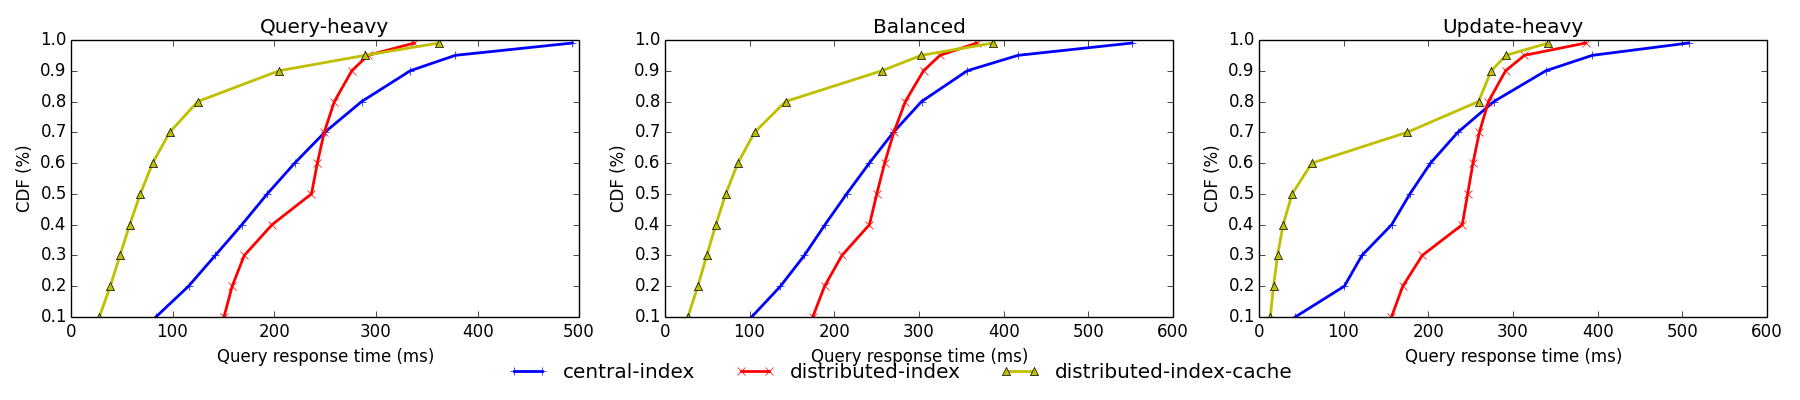

Source code (Python):
import matplotlib.pyplot as plt

percentage = [0.1, 0.2, 0.3, 0.4, 0.5, 0.6, 0.7, 0.8, 0.9, 0.95, 0.99]

central_index_query_heavy_latency = [83.327, 115.519, 141.823, 168.063, 193.023, 220.031, 249.599, 285.951, 333.823, 378.111, 493.311]
distributed_index_query_heavy_latency = [150.399, 158.463, 170.367, 197.759, 236.543, 242.303, 249.087, 259.071, 276.223, 292.095, 337.663]
distributed_index_cache_query_heavy_latency = [27.727, 38.495, 48.063, 57.663, 68.031, 80.191, 96.959, 124.671, 204.671, 289.279, 361.727]

central_index_balanced_latency = [102.143, 136.191, 164.351, 188.799, 214.399, 241.151, 269.567, 302.847, 356.863, 416.767, 551.423]
distributed_index_balanced_latency = [174.335, 188.287, 208.767, 241.279, 249.983, 259.199, 270.079, 283.647, 305.151, 324.607, 367.871]
distributed_index_cache_balanced_latency = [26.815, 38.559, 49.151, 59.839, 71.615, 85.823, 105.663, 142.207, 255.999, 302.591, 387.071]

central_index_update_heavy_latency = [42.559, 100.607, 121.343, 156.543, 178.047, 202.367, 234.623, 277.247, 338.687, 393.471, 507.135]
distributed_index_update_heavy_latency = [156.287, 169.599, 192.639, 239.871, 246.271, 252.543, 260.095, 270.847, 291.071, 313.343, 385.535]
distributed_index_cache_update_heavy_latency = [13.183, 16.959, 21.679, 28.303, 38.975, 62.271, 174.847, 259.071, 274.175, 291.583, 341.247]

plt.close('all')

f, axarr = plt.subplots(1, 3, figsize=(18,4))

axarr[0].plot(central_index_query_heavy_latency, percentage, color='b', marker='+', linewidth=2, label='central-index')
axarr[0].plot(distributed_index_query_heavy_latency, percentage, color='r', marker='x', linewidth=2, label='distributed-index')
axarr[0].plot(distributed_index_cache_query_heavy_latency, percentage, color='y', marker='^', linewidth=2, label='distributed-index-cache')
axarr[0].set_title('Query-heavy')

axarr[1].plot(central_index_balanced_latency, percentage, color='b', marker='+', linewidth=2, label='central-index')
axarr[1].plot(distributed_index_balanced_latency, percentage, color='r', marker='x', linewidth=2, label='distributed-index')
axarr[1].plot(distributed_index_cache_balanced_latency, percentage, color='y', marker='^' ,linewidth=2, label='distributed-index-cache')
axarr[1].set_title('Balanced')

axarr[2].plot(central_index_update_heavy_latency, percentage, color='b', marker='+', linewidth=2, label='central-index',)
axarr[2].plot(distributed_index_update_heavy_latency, percentage, color='r', marker='x', linewidth=2, label='distributed-index')
axarr[2].plot(distributed_index_cache_update_heavy_latency, percentage, color='y', marker='^', linewidth=2, label='distributed-index-cache')
axarr[2].set_title('Update-heavy')

for ax in axarr.flat:
    ax.set(xlabel='Query response time (ms)', ylabel='CDF (%)')

handles, labels = axarr[0].get_legend_handles_labels()
f.legend(handles,labels=labels, loc='lower center', ncol=3, frameon=False)

plt.tight_layout(rect=[0,0.05,1,1])
plt.savefig('latency_cdf.png')
plt.close()